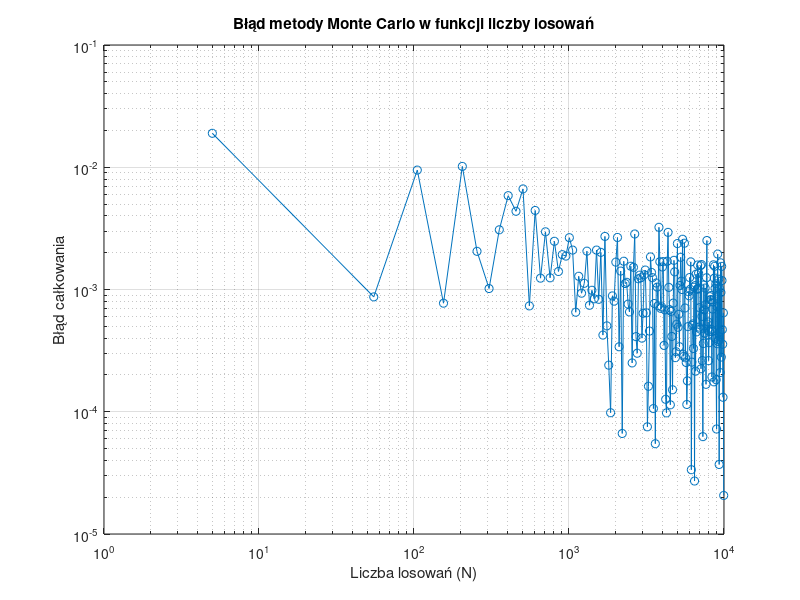

MATLAB code to generate this figure:
function [ft_5, yrmax, Nt, xr, yr, integration_error] = monte_carlo_accuracy_evaluation()
 
    reference_value = 0.0473612919396179; % wartość referencyjna całki
    
    ft_5 = failure_density_function(5);
    xmax = 5;
    
    % Szukamy maksymalnej wartości funkcji na [0, xmax] (potrzebne do ymax)
    % Możemy użyć gęstego siatkowania:
    x_dense = linspace(0, xmax, 10000);
    y_dense = failure_density_function(x_dense);
    yrmax = max(y_dense);
    
    Nt = 5:50:10^4;  % liczba punktów Monte Carlo
    xr = cell(1, length(Nt));
    yr = cell(1, length(Nt));
    integration_error = zeros(1, length(Nt));
    
    for i = 1:length(Nt)
        N = Nt(i);
        [integral_approx, x_points, y_points] = monte_carlo_integral(N, xmax, yrmax);
        integration_error(i) = abs(integral_approx - reference_value);
        xr{i} = x_points;
        yr{i} = y_points;
    end
    
    % Rysowanie wykresu błędu (można też zapisać go w skrypcie zewnętrznym)
    figure;
    loglog(Nt, integration_error, '-o');
    xlabel('Liczba losowań (N)');
    ylabel('Błąd całkowania');
    title('Błąd metody Monte Carlo w funkcji liczby losowań');
    grid on;
    saveas(gcf, 'zadanie4.png');
end

function [integral_approximation, x, y] = monte_carlo_integral(N, xmax, ymax)
    % Losujemy N punktów x i y
    x = xmax * rand(1, N);
    y = ymax * rand(1, N);
    
    % Obliczamy wartości funkcji w punktach x
    f_values = failure_density_function(x);
    
    % Liczymy ile punktów y jest poniżej f(x)
    points_under_curve = sum(y <= f_values);
    
    % Obliczamy przybliżenie całki
    integral_approximation = xmax * ymax * (points_under_curve / N);
end
function ft = failure_density_function(t)
    sigma = 3;
    mu = 10;
    ft = (1/(sigma * sqrt(2 * pi))) * exp(-((t - mu).^2) / (2 * sigma^2));
end
